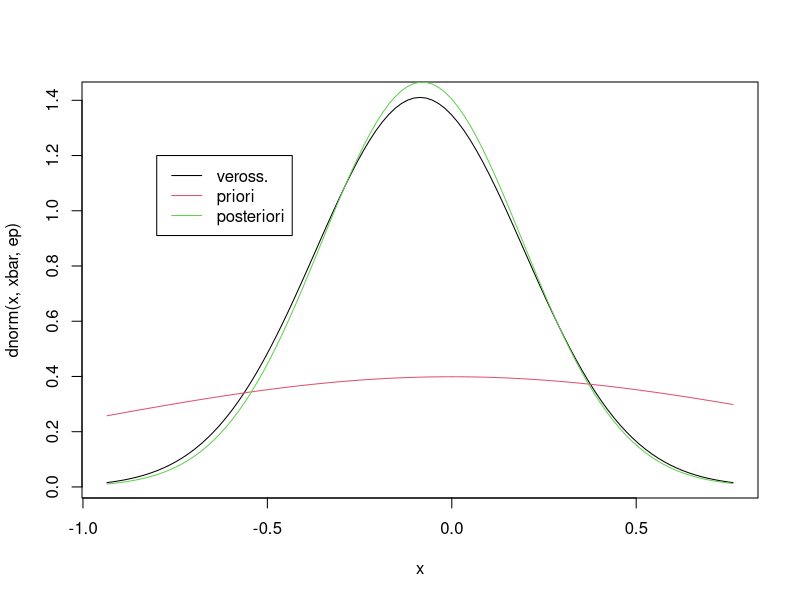

Generate this figure with R:
########################################
# Secao 2.3.1
# Dados normais com variancia conhecida.
#
# Ricardo Ehlers
########################################

norm.norm <- function(x,sigma,mu0,tau0,plot=F){
 n = length(x)
 xbar = mean(x)
 ep = sigma/sqrt(n)
 sigma2 = sigma**2
 tau1 = n*(1/sigma2)+(1/tau0)
 mu1 = (n*(1/sigma2)*xbar+(1/tau0)*mu0)/tau1
 if (plot) {
   curve(dnorm(x,xbar,ep),xbar-3*ep,xbar+3*ep)
   curve(dnorm(x,mu0,sqrt(tau0)),add=T,col=2)
   curve(dnorm(x,mu1,1/sqrt(tau1)),add=T,col=3)
   legend(-0.8,1.2,legend=c('veross.','priori','posteriori'),col=1:3,lty=c(1,1,1))
 }
 return(list(mu1=mu1, tau1=tau1)) 
}

norm.norm(x=rnorm(50),sigma=2,mu0=0,tau0=1,plot=T)
